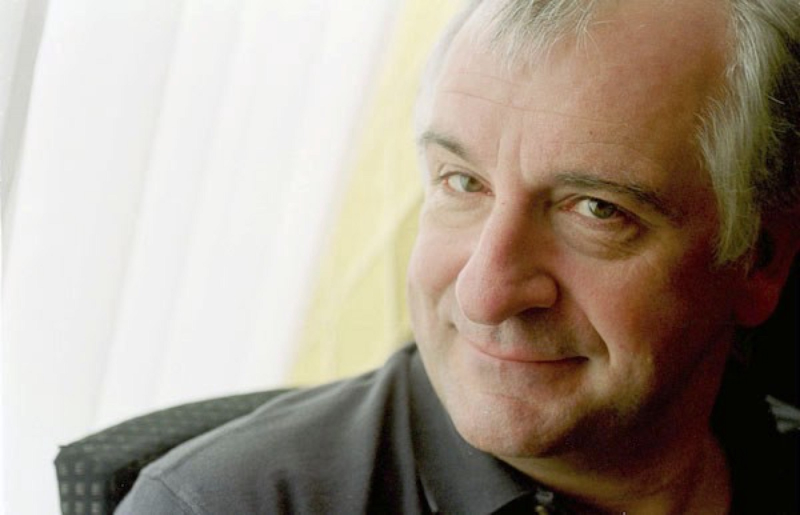
#> input picture faces/data/douglas_adams.jpg, 1600 x 1029 px (shown at 1/2 size)
$ python -i utils.py   (imports and definitions only)
#> lines starting #> are read from the running program, lines starting #| are printed output that depends on the picture
import typing

from PIL import Image

EXIF_ORIENTATION_KEY = 274


def preprocess(
    img: Image.Image,
    target_size: int = 1000,
    rotate: typing.Optional[int] = None,
) -> Image.Image:
    """Preprocess an image.

    1. Scale larger side to *target_size*
    2. Rotate by angle *rotate*, or auto-rotate if *rotate=None* (the default).

    """
    # scale image
    if img.size[0] > img.size[1]:  # landscape
        img = img.resize(
            (target_size, int(img.height / img.width * target_size)), reducing_gap=3
        )
    elif img.size[0] < img.size[1]:  # portrait
        img = img.resize(
            (int(img.width / img.height * target_size), target_size), reducing_gap=3
        )

    # rotate image (if need be)
    if rotate is None:
        # auto-rotate according to EXIF information
        img_ori = img.getexif().get(EXIF_ORIENTATION_KEY, None)
        if img_ori == 3:
            img = img.rotate(180, expand=True)
        elif img_ori == 6:
            img = img.rotate(270, expand=True)
        elif img_ori == 8:
            img = img.rotate(90, expand=True)
    elif rotate != 0:
        # manually rotate
        img = img.rotate(rotate, expand=True)

    return img

>>> from PIL import Image
>>> picture = Image.open('../data/douglas_adams.jpg')
#> picture is the input picture: PIL image 1600x1029 RGB; mean R, G, B 163.7, 151.4, 138.1
>>> result = preprocess(picture)
#> in preprocess, `img = img.resize( (target_size, int(img.height / img.width * target_si..`:
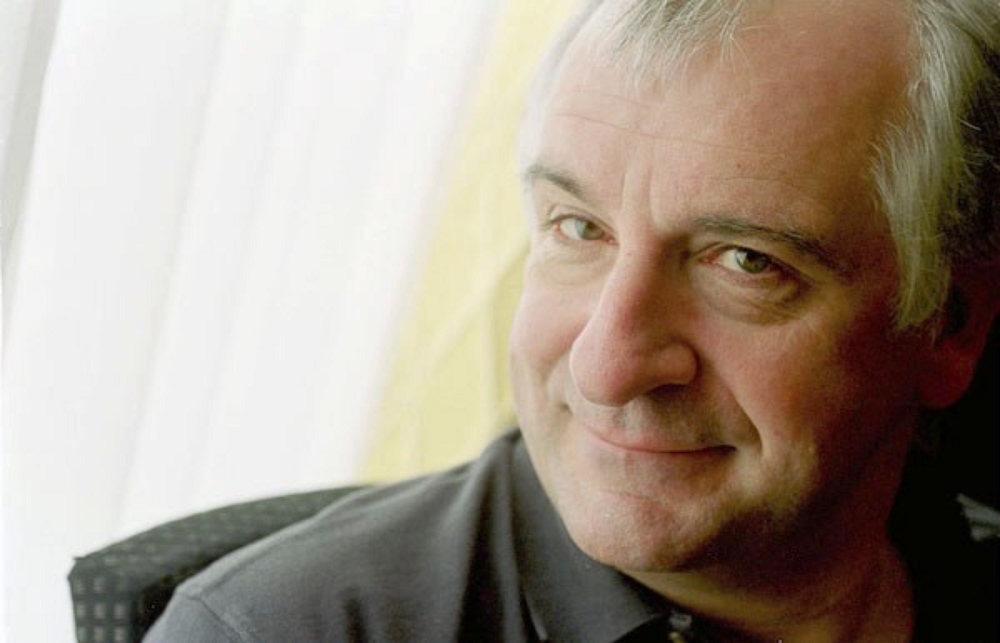
#> img: PIL image 1000x643 RGB; mean R, G, B 163.7, 151.4, 138.1
